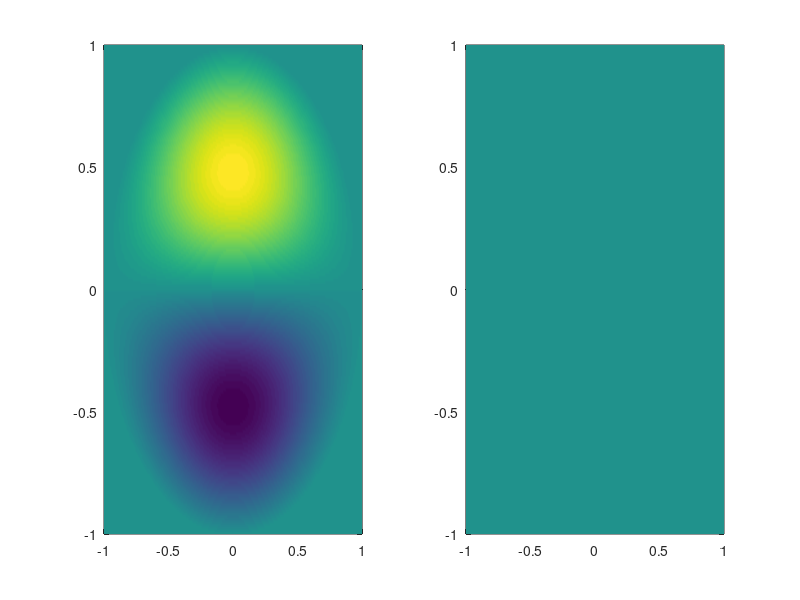

Write MATLAB code to recreate this figure.
r=0:0.01:1;
[XX,YY]=meshgrid(-1:0.01:1);
[Q,R]=cart2pol(XX,YY);
R(find(R>1))=NaN;
y1=inline('besselj(1,x)','x');
y2=inline('besselj(2,x)','x');
x1=fzero(y1,3);
x2=fzero(y2,3);
subplot(121);pcolor(XX,YY,y1(x1*R).*sin(Q));shading interp;
subplot(122);pcolor(XX,YY,y2(x2*R).*sin(Q));shading interp;